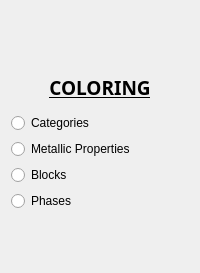
    <widget class="QWidget" name="Periodic_property" native="true">
     <property name="sizePolicy">
      <sizepolicy hsizetype="Fixed" vsizetype="Preferred">
       <horstretch>0</horstretch>
       <verstretch>0</verstretch>
      </sizepolicy>
     </property>
     <layout class="QVBoxLayout" name="verticalLayout" stretch="10,2,1,2,2,2,2,8">
      <item>
       <spacer name="verticalSpacer">
        <property name="orientation">
         <enum>Qt::Vertical</enum>
        </property>
        <property name="sizeHint" stdset="0">
         <size>
          <width>20</width>
          <height>40</height>
         </size>
        </property>
       </spacer>
      </item>
      <item>
       <widget class="QLabel" name="Title">
        <property name="font">
         <font>
          <family>Roboto Slab</family>
          <pointsize>14</pointsize>
          <bold>true</bold>
          <underline>true</underline>
         </font>
        </property>
        <property name="midLineWidth">
         <number>0</number>
        </property>
        <property name="text">
         <string>COLORING</string>
        </property>
        <property name="alignment">
         <set>Qt::AlignCenter</set>
        </property>
        <property name="margin">
         <number>0</number>
        </property>
        <property name="indent">
         <number>-1</number>
        </property>
       </widget>
      </item>
      <item>
       <spacer name="verticalSpacer_3">
        <property name="orientation">
         <enum>Qt::Vertical</enum>
        </property>
        <property name="sizeHint" stdset="0">
         <size>
          <width>20</width>
          <height>40</height>
         </size>
        </property>
       </spacer>
      </item>
      <item>
       <widget class="QRadioButton" name="rbtnCategories">
        <property name="layoutDirection">
         <enum>Qt::LeftToRight</enum>
        </property>
        <property name="text">
         <string>Categories</string>
        </property>
       </widget>
      </item>
      <item>
       <widget class="QRadioButton" name="rbtnMetallic_Properties">
        <property name="layoutDirection">
         <enum>Qt::LeftToRight</enum>
        </property>
        <property name="text">
         <string>Metallic Properties</string>
        </property>
       </widget>
      </item>
      <item>
       <widget class="QRadioButton" name="rbtnBlocks">
        <property name="layoutDirection">
         <enum>Qt::LeftToRight</enum>
        </property>
        <property name="text">
         <string>Blocks</string>
        </property>
        <property name="iconSize">
         <size>
          <width>18</width>
          <height>18</height>
         </size>
        </property>
       </widget>
      </item>
      <item>
       <widget class="QRadioButton" name="rbtnPhases">
        <property name="layoutDirection">
         <enum>Qt::LeftToRight</enum>
        </property>
        <property name="text">
         <string>Phases</string>
        </property>
       </widget>
      </item>
      <item>
       <spacer name="verticalSpacer_2">
        <property name="orientation">
         <enum>Qt::Vertical</enum>
        </property>
        <property name="sizeHint" stdset="0">
         <size>
          <width>20</width>
          <height>40</height>
         </size>
        </property>
       </spacer>
      </item>
     </layout>
    </widget>
